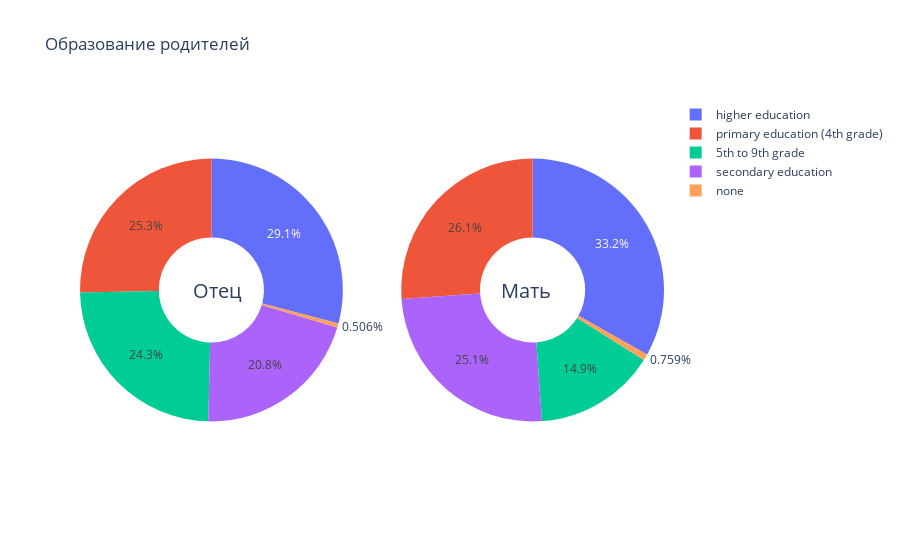

This figure's notebook cell:
### Markdown cell above
## Влияние образования родителей на успеваемость учеников

### Code cell
F_edu = train_math[["Fedu", "G3"]].copy()
M_edu = train_math[["Medu", "G3"]].copy()
replace = {0: "none", 1: "primary education (4th grade)", 2: "5th to 9th grade",
           3: "secondary education", 4: "higher education"}

F_edu["Fedu"] = F_edu["Fedu"].replace(replace)
M_edu["Medu"] = M_edu["Medu"].replace(replace)


labels_F = F_edu["Fedu"].unique().tolist()
counts_F = F_edu["Fedu"].value_counts().tolist()

labels_M = M_edu["Medu"].unique().tolist()
counts_M = M_edu["Medu"].value_counts().tolist()

fig = make_subplots(rows=1, cols=2, specs=[[{'type':'domain'}, {'type':'domain'}]])

fig.add_trace(go.Pie(labels=labels_F, values=counts_F, name="Обр. отца", scalegroup="one"),
              1, 1)
fig.add_trace(go.Pie(labels=labels_M, values=counts_M, name="Обр. матери", scalegroup="one"),
              1, 2)
fig.update_traces(hole=.4, hoverinfo="label+percent+name")

fig.update_layout(title_text='Образование родителей',
                 annotations=[dict(text='Отец', x=0.19, y=0.5, font_size=20, showarrow=False),
                 dict(text='Mать', x=0.81, y=0.5, font_size=20, showarrow=False)])

fig.show()

### Figure 1 — Plotly figure (JSON) as saved in the notebook; plotly's stock layout.template omitted (floating-point values rounded to 4 significant figures)
{"data": [{"domain": {"x": [0, 0.45], "y": [0, 1]}, "hole": 0.4, "hoverinfo": "label+percent+name", "labels": ["higher education", "primary education (4th grade)", "5th to 9th grade", "secondary education", "none"], "name": "Обр. отца", "scalegroup": "one", "type": "pie", "values": [115, 100, 96, 82, 2]}, {"domain": {"x": [0.55, 1], "y": [0, 1]}, "hole": 0.4, "hoverinfo": "label+percent+name", "labels": ["higher education", "primary education (4th grade)", "secondary education", "5th to 9th grade", "none"], "name": "Обр. матери", "scalegroup": "one", "type": "pie", "values": [131, 103, 99, 59, 3]}], "layout": {"annotations": [{"font": {"size": 20}, "showarrow": false, "text": "Отец", "x": 0.19, "y": 0.5}, {"font": {"size": 20}, "showarrow": false, "text": "Mать", "x": 0.81, "y": 0.5}], "autosize": true, "title": {"text": "Образование родителей"}}}
